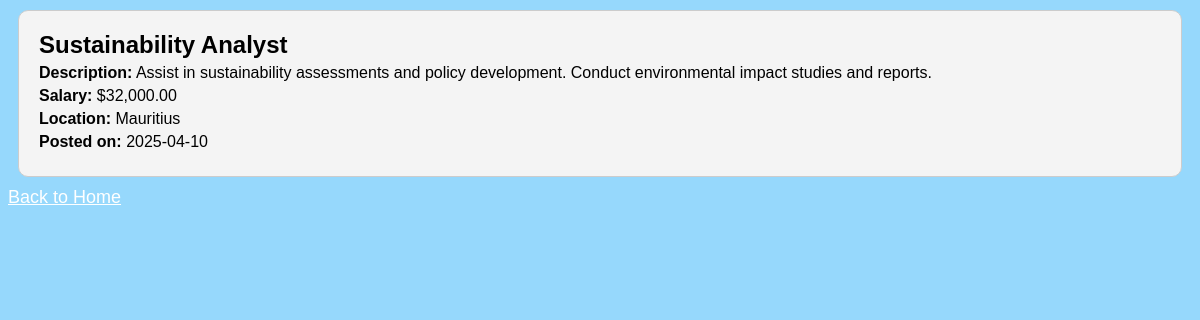
The page /jobdetails.php?Title=Sustainability+Analyst on the database its author committed.
### tables this page shows
CREATE TABLE `jobs` (
  `JobID` varchar(10) NOT NULL,
  `EmpID` int(10) NOT NULL,
  `Title` varchar(30) NOT NULL,
  `Description` varchar(600) NOT NULL,
  `Location` varchar(80) NOT NULL,
  `Salary` double NOT NULL,
  `DatePosted` date NOT NULL,
  `JobType` varchar(30) NOT NULL,
  `JobCategory` varchar(100) NOT NULL,
  `YearsOfExperience` int(5) NOT NULL
);

### jobdetails.php (the view, shortened to what this page needs)
<?php
$servername = "localhost";
$username = "root";
$password = "";
$dbname = "jobrecruitment";
$conn = new mysqli($servername, $username, $password, $dbname);
$JobTitle = isset($_GET['Title']) ? urldecode($_GET['Title']) : '';
$sql = "SELECT Title, Description, Salary, Location, DatePosted FROM jobs WHERE Title = ?";
$stmt = $conn->prepare($sql);
$stmt->bind_param("s", $JobTitle);
$stmt->execute();
$result = $stmt->get_result();
if ($result->num_rows > 0) {
    $job = $result->fetch_assoc();
} else {
    echo "Job not found!";
    exit();
}
?>
<!DOCTYPE html>
<html lang="en">
<head>
    <link rel="stylesheet" type="text/css" href="css/employerpage.css">
</head>
<body>
<div class="job-details">
    <h2><?php echo htmlspecialchars($job['Title']); ?></h2>
    <p><strong>Description:</strong> <?php echo htmlspecialchars($job['Description']); ?></p>
    <p><strong>Salary:</strong> $<?php echo number_format($job['Salary'], 2); ?></p>
    <p><strong>Location:</strong> <?php echo htmlspecialchars($job['Location']); ?></p>
    <p><strong>Posted on:</strong> <?php echo htmlspecialchars($job['DatePosted']); ?></p>
</div>
<a href="employerhome.php" style="font-size: 18px; color: white;">Back to Home</a>
</body>
</html>

### css/employerpage.css (style rules this page uses)
body { background-color: hsl(201, 95%, 70%,.7); background-image: url("https://images.unsplash.com/photo-1440492248262-6895f9da82fc?crop=entropy&cs=srgb&fm=jpg&ixid=MXwxNDU4OXwwfDF8cmFuZG9tfHx8fHx8fHw&ixlib=rb-1.2.1&q=85"); background-blend-mode: multiply; background-position: center center; background-repeat: no repeat; background-attachment: fixed; }

### jobdetails.php (style rules this page uses)
body { font-family: Arial, sans-serif; }
.job-details { border: 1px solid #ccc; padding: 20px; margin: 10px; border-radius: 10px; background-color: #f4f4f4; }
.job-details h2 { margin: 0; }
.job-details p { margin: 5px 0; }

### rows shown on the page
jobs: Title "Sustainability Analyst", Description "Assist in sustainability assessments and policy development. Conduct environmental impact studies and reports.", Salary "32,000.00", Location "Mauritius", DatePosted "2025-04-10"
